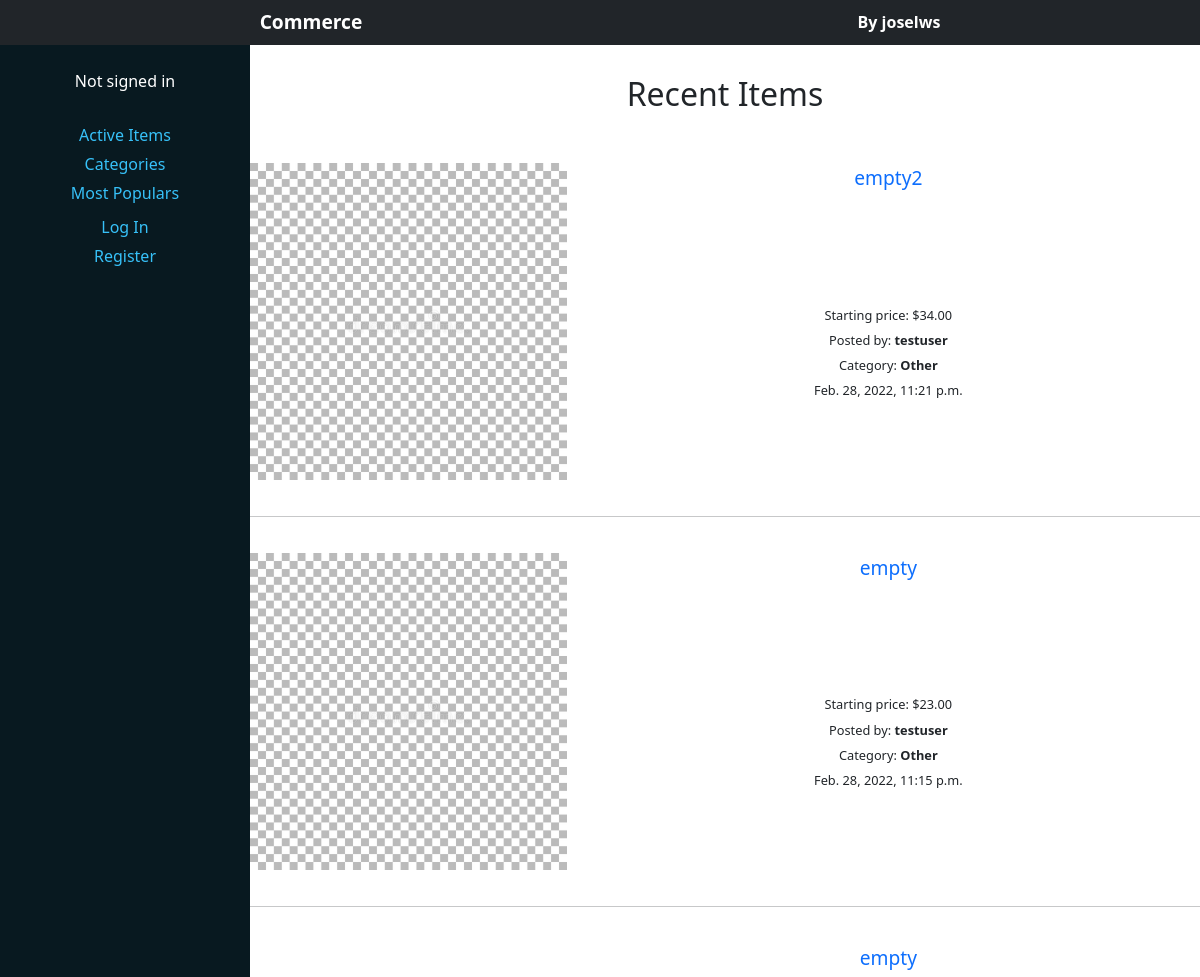
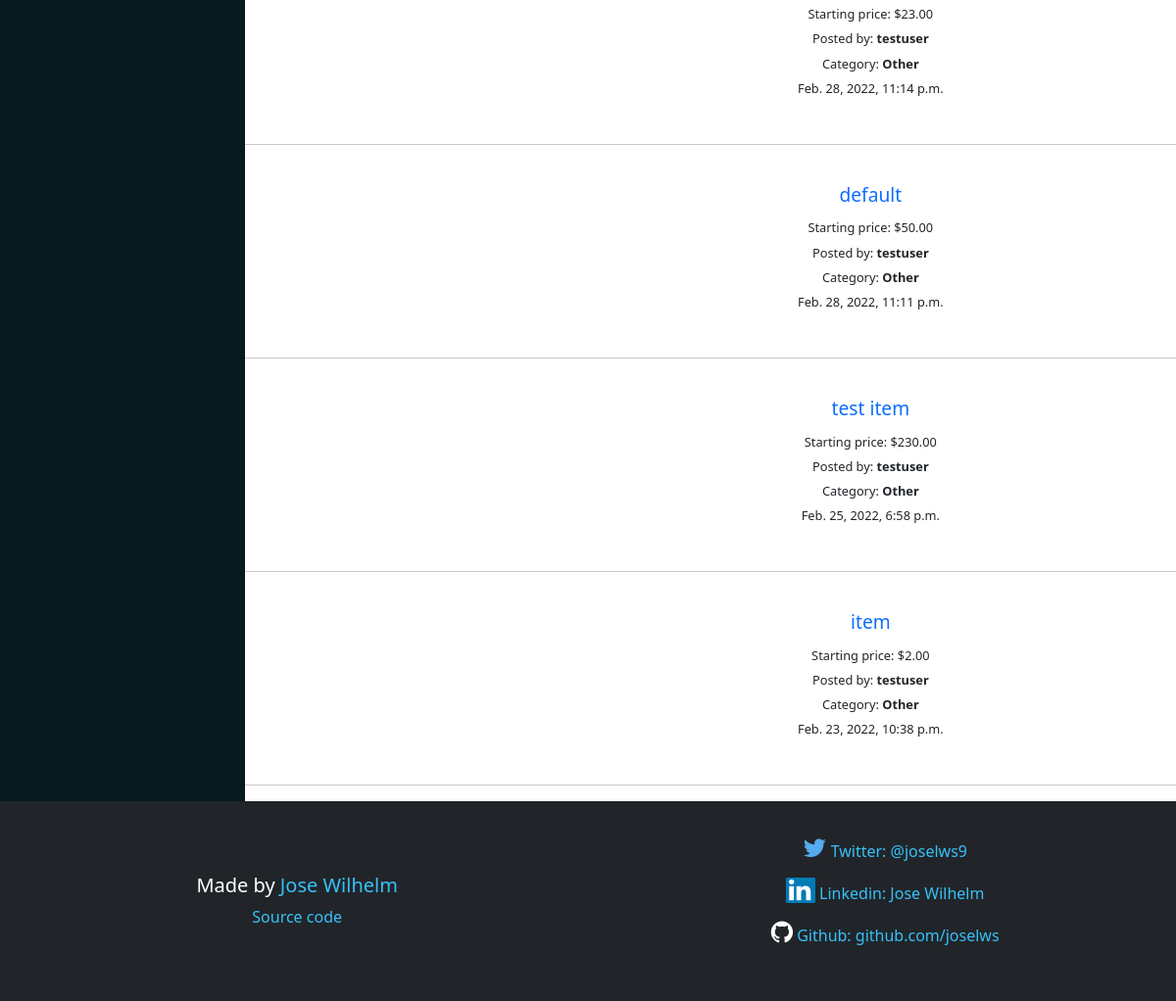
The app's page /, older data (2 pictures, top to bottom).
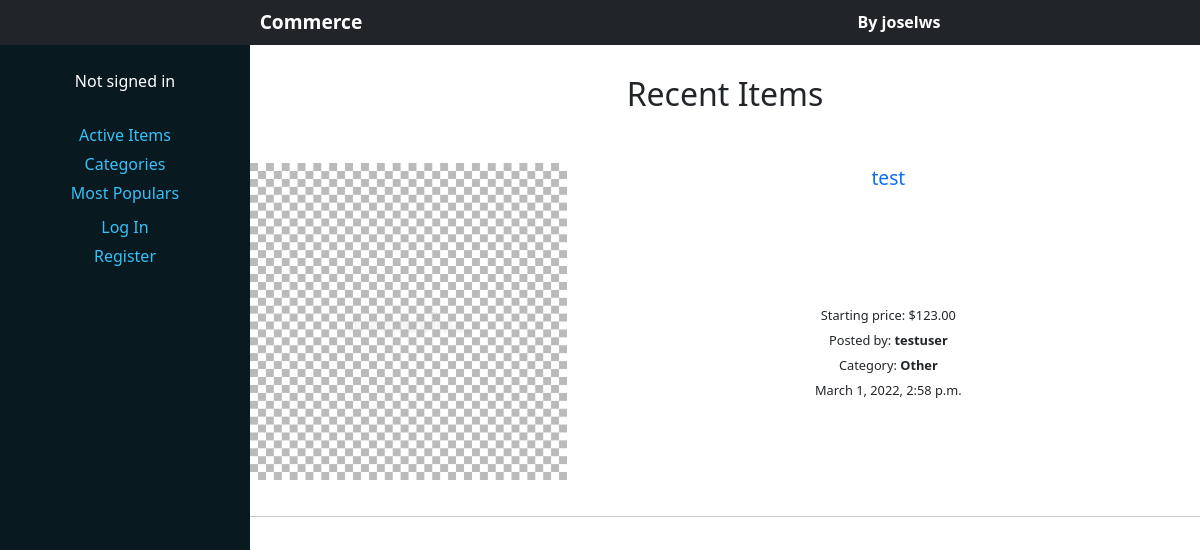
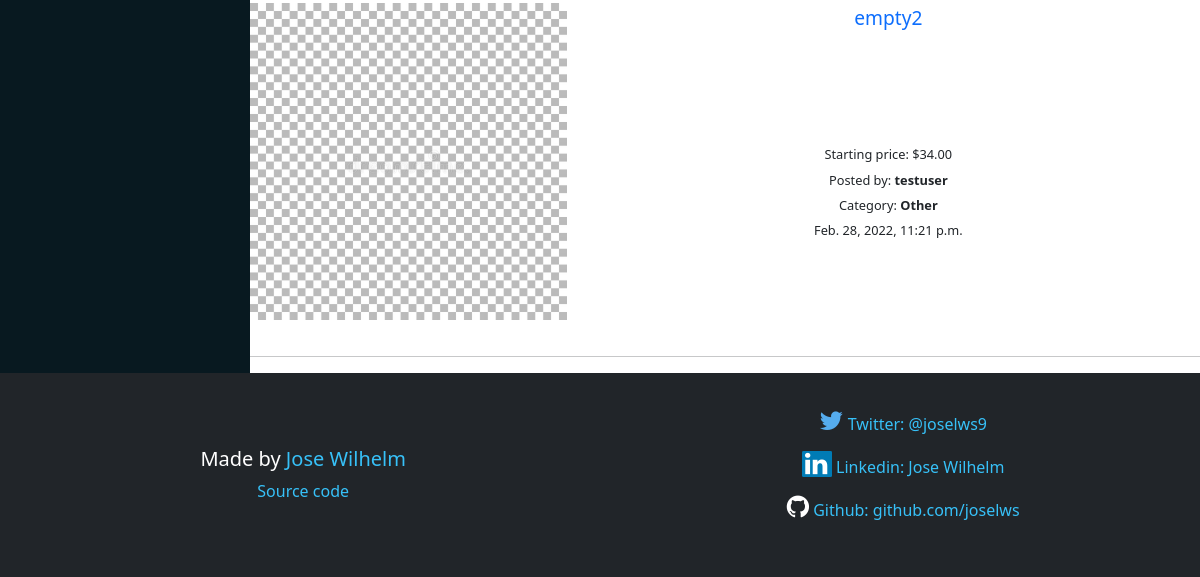
The same page, newer data (2 pictures, top to bottom).
### auctions/models.py (models this page shows, shortened)
class Item(models.Model):
	name = models.CharField(max_length=100)
	description = models.TextField(blank=True)
	starting_price = models.DecimalField(max_digits=10, decimal_places=2)
	category = models.ForeignKey(Category, blank=True, on_delete=models.RESTRICT)
	user = models.ForeignKey(User, on_delete=models.CASCADE)
	created_at = models.DateTimeField(auto_now_add=True)
	updated_at = models.DateTimeField(auto_now=True)
	image = models.ImageField(blank=True, max_length=200)
	watchlist = models.ManyToManyField(User, related_name="watchlist", blank=True)
	active = models.BooleanField(default=True)
	popularity = models.PositiveSmallIntegerField(default=0)

class User(AbstractUser):
    """Has default 'username' 'password' and 'email' attributes"""

class Category(models.Model):
	category = models.CharField(max_length=20, unique=True)
	def __str__(self):
		return self.category

### auctions/views.py (the view)
# urls.py: path("", views.index, name="index"),
def index(request):
    items = Item.objects.filter(active=True).order_by('updated_at').reverse()
    page_title = "Recent Items"
    empty = "There are no active items in the auction!"
    return render(request, "auctions/items.html", {
        'items': items,  #Show from the most recent to the oldest
        'page_title': page_title,
        'empty': empty
    })

### auctions/templates/auctions/items.html (shortened to what this page needs)
{% extends "auctions/layout.html" %}
{% block header %}{{ page_title }}{% endblock %}
{% block body %}
    <div class="all-items-wrapper">
        {% for item in items %}
            <div class="item-wrapper">
                <h3 class="item-info sub-heading"><a class="item-link" href="{% url 'item' item.id %}">{{ item.name }}</a></h3>
                <div class="image-wrapper">
                    {% if item.image %}
                    <img class="item-image" src="{{ item.image.url }}" alt="Image of {{ item.name }}" />
                    {% endif %}
                </div>
                <div class="item-info-wrapper">
                    <p class="item-info">Starting price: ${{ item.starting_price }}</h4>
                    <p class="item-info">Posted by: <strong>{{ item.user.username }}</strong></p>
                    <p class="item-info">Category: <strong>{{ item.category }}</strong></p>
                    <p class="item-info">{{ item.created_at }}</p>
                </div>
            </div>
            <hr />
        {% empty %}
            <h3 class="sub-heading">{{ empty }}</h3>
        {% endfor %}
    </div>
{% endblock %}

### auctions/templates/auctions/layout.html (shortened to what this page needs)
{% load static %}
<!DOCTYPE html>
<html lang="en">
    <head>
        <link href="https://cdn.jsdelivr.net/npm/bootstrap@5.0.2/dist/css/bootstrap.min.css"
            rel="stylesheet"
        />
        <link rel="stylesheet" href="https://cdnjs.cloudflare.com/ajax/libs/font-awesome/4.7.0/css/font-awesome.min.css">
        <link type="text/css" rel="stylesheet" href="{% static 'styles.css' %}" />
    </head>
    <body>
        <nav class="navbar navbar-dark bg-dark">
            <div id="nav-content-container" class="container-fluid">
                <a class="nav-container-item nav-app-title" href="{% url 'index' %}">Commerce</a>
                <a href="https://joselws.github.io/" target="_blank" class="nav-container-item personal-link">By joselws</a>
            </div>
        </nav>
        <main id="main-container">
            <aside class="collapse" id="navbarToggleExternalContent">
                <div id="links-section" class="bg-dark p-4">
                    {% if user.is_authenticated %}
                    <p class="auth-text">Welcome <strong>{{ user.username }}</strong>!</p>
                    {% else %}
                    <p class="auth-text">Not signed in</p>
                    {% endif %}
                    <div class="nav-lists-wrapper">
                        <ul class="nav-ul">
                            <li class="list-item">
                                <a class="list-link" href="{% url 'index' %}">Active Items</a>
                            </li>
                            <li class="list-item">
                                <a class="list-link" href="{% url 'category' %}">Categories</a>
                            </li>
                            <li class="list-item">
                                <a class="list-link" href="{% url 'populars' %}">Most Populars</a>
                            </li>
                        </ul>
                        {% if user.is_authenticated %}
                        <ul class="nav-ul">
                            <li class="list-item">
                                <a class="list-link" href="{% url 'create' %}">Create item</a>
                            </li>
                            <li class="list-item">
                                <a class="list-link" href="{% url 'my_items' %}">My items</a>
                            </li>
                            <li class="list-item">
                                <a class="list-link" href="{% url 'watchlist' %}">Watchlist</a>
                            </li>
                            <li class="list-item">
                                <a class="list-link" href="{% url 'logout' %}">Log Out</a>
                            </li>
                        </ul>
                        {% else %}
                        <ul class="nav-ul">
                            <li class="list-item">
                                <a class="list-link" href="{% url 'login' %}">Log In</a>
                            </li>
                            <li class="list-item">
                                <a class="list-link" href="{% url 'register' %}">Register</a>
                            </li>
                        </ul>
                        {% endif %}
                    </div>
                </div>
            </aside>
            <section id="page-section-wrapper">
                <header class="page-header">
                    <h2 class="page-title">{% block header %}{% endblock %}</h2>
                </header>
                {% block body %}
                {% endblock %}
            </section>
        </main>
        <footer class="footer-wrapper bg-dark">
            <div class="footer-info-wrapper">
                <h5 class="footer-info">Made by <a class="footer-link" href="https://joselws.github.io/" target="_blank" ">Jose Wilhelm</a></h5>
                <a class="footer-info footer-link" target="_blank" href="https://github.com/joselws/commerce">Source code</a>
            </div>
            <div class="social-links-wrapper">
                <p class="social-links"><a class="footer-link" target="_blank" href="https://twitter.com/joselws9"><span class="fa fa-twitter"></span> Twitter: @joselws9</a></p>
                <p class="social-links"><a class="footer-link" target="_blank" href="https://www.linkedin.com/in/jose-wilhelm-19a5b9220/"><span class="fa fa-linkedin"></span> Linkedin: Jose Wilhelm</a></p>
                <p class="social-links"><a class="footer-link" target="_blank" href="https://github.com/joselws"><span class="fa fa-github"></span> Github: github.com/joselws</a></p>
            </div>
        </footer>
    </body>
</html>

### auctions/static/auctions/styles.css (style rules this page uses)
body { min-height: 100vh; display: flex; flex-direction: column; }
a { text-decoration: none; }
#nav-content-container { display: flex; align-items: center; justify-content: space-around; }
.nav-app-title { color: #fff; margin: 0; padding: 0; font-size: 1.2rem; font-weight: bold; }
.personal-link { margin: 0px; padding: 0px; font-weight: bold; text-decoration: none; color: #fff; }
.auth-text { text-align: center; color: #fff; margin-bottom: 25px; padding: 0; }
.nav-lists-wrapper { display: flex; align-content: center; justify-content: space-around; }
.nav-ul { list-style-type: none; margin: 0; padding: 0; }
.list-item { margin: 5px 0; }
.list-link { color: #37c1f8; }
#main-container { flex: 1; }
.page-header { margin: 30px 0px; text-align: center; font-weight: bold; }
.all-items-wrapper { display: flex; flex-direction: column; width: 94vw; margin: 0 auto; }
.footer-wrapper { display: flex; flex-direction: column; align-items: center; justify-content: center; }
.footer-info-wrapper { display: flex; flex-direction: column; align-items: center; justify-content: center; padding: 20px; }
.footer-info { color: #fff; text-align: center; text-decoration: none; }
.footer-link { color: #37c1f8; }
.social-links-wrapper { padding-bottom: 20px; }
.social-links { display: flex; align-items: center; justify-content: center; margin: 5px 0px; }
.fa { font-size: 26px; }
.fa-twitter { color: #55ACEE; }
.fa-linkedin { width: 30px; border-radius: 5%; background: #007bb5; color: #fff; padding-left: 3px; }
.fa-github { color: #fff; }
.item-wrapper { display: flex; flex-direction: column; align-content: center; justify-content: center; margin: 20px 0; }
.image-wrapper { display: flex; justify-content: center; align-content: center; }
.item-image { max-width: 50%; height: auto; object-fit: cover; }
.item-info-wrapper { display: flex; flex-direction: column; align-content: flex-start; justify-content: center; }
.item-info { margin-top: 3px; margin-bottom: 3px; margin-left: 10px; font-size: 0.8rem; text-align: center; }
.sub-heading { font-size: 1.2rem; }
@media (min-width: 600px) { #main-container { max-width: 100vw; display: flex; flex-wrap: wrap; } }
@media (min-width: 600px) { .collapse { display: block !important; max-width: 250px; flex: 1; } }
@media (min-width: 600px) { #page-section-wrapper { flex: 3; } }
@media (min-width: 600px) { #links-section { height: 100%; background-color: #081920 !important; } }
@media (min-width: 600px) { .all-items-wrapper { width: 100%; } }
@media (min-width: 600px) { .nav-lists-wrapper { flex-direction: column; } }
@media (min-width: 600px) { .list-item { text-align: center; } }
@media (min-width: 600px) { .footer-wrapper { flex-direction: row; justify-content: space-around; padding: 20px 0px; } }
@media (min-width: 600px) { .social-links { margin: 15px 0px; } }
@media (min-width: 600px) { .item-wrapper { display: grid; grid-template-columns: 1fr 2fr; grid-template-rows: 1fr 4fr; grid-template-areas: "image heading" "image item-info" ; } }
@media (min-width: 600px) { .sub-heading { grid-area: heading; } }
@media (min-width: 600px) { .image-wrapper { grid-area: image; } }
@media (min-width: 600px) { .item-info-wrapper { grid-area: item-info; } }
@media (min-width: 600px) { .item-image { max-width: 100%; } }

Row changes from the older to the newer data that the page shows:
removed Item: name "empty", image (placeholder picture), starting_price "23.00", user.username "testuser", category "Other", created_at "Feb. 28, 2022, 11:15 p.m."
removed Item: name "empty", starting_price "23.00", user.username "testuser", category "Other", created_at "Feb. 28, 2022, 11:14 p.m."
removed Item: name "default", starting_price "50.00", user.username "testuser", category "Other", created_at "Feb. 28, 2022, 11:11 p.m."
removed Item: name "test item", starting_price "230.00", user.username "testuser", category "Other", created_at "Feb. 25, 2022, 6:58 p.m."
removed Item: name "item", starting_price "2.00", user.username "testuser", category "Other", created_at "Feb. 23, 2022, 10:38 p.m."
added Item: name "test", image (placeholder picture), starting_price "123.00", user.username "testuser", category "Other", created_at "March 1, 2022, 2:58 p.m."
